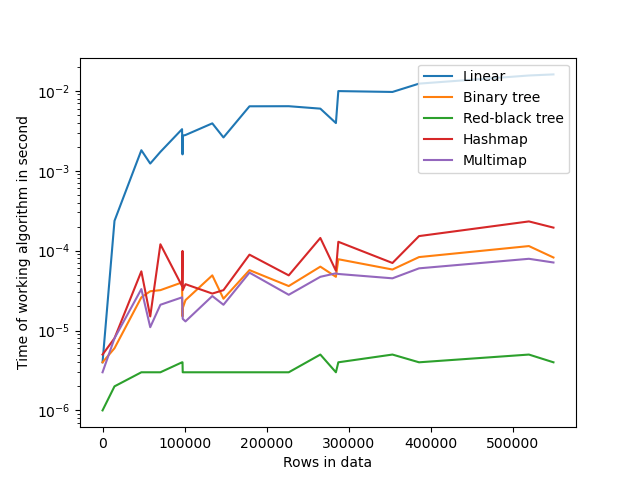

Write the Python code that produced this figure.
#!/usr/bin/env python3
import matplotlib.pyplot as plt

analytics_file = './analytics.txt'

with open(analytics_file) as f:
	data = list(map(str.split, map(str.strip, f.readlines())))

all_points = {}
algo_types = ['Linear', 'Binary tree', 'Red-black tree', 'Hashmap', 'Multimap']
for line in data:
	line_data = list(map(float, line))
	count = line_data.pop(0)
	all_points[count] = dict(zip(algo_types, line_data))
# line 1 points
volumes = list(all_points.keys())
volumes.sort()

plt.figure()

# Да, я прохожусь 4 раза по одному и тому же массиву, но зато так красивее написано

for t in algo_types:
	times = [all_points[v][t] for v in volumes]
	plt.plot(volumes, times, label=t)

plt.xlabel('Rows in data')
plt.ylabel('Time of working algorithm in second')
# plt.title('Two lines on same graph!')
plt.legend()
plt.yscale('log')
plt.savefig('./graphics/graphics.png')
